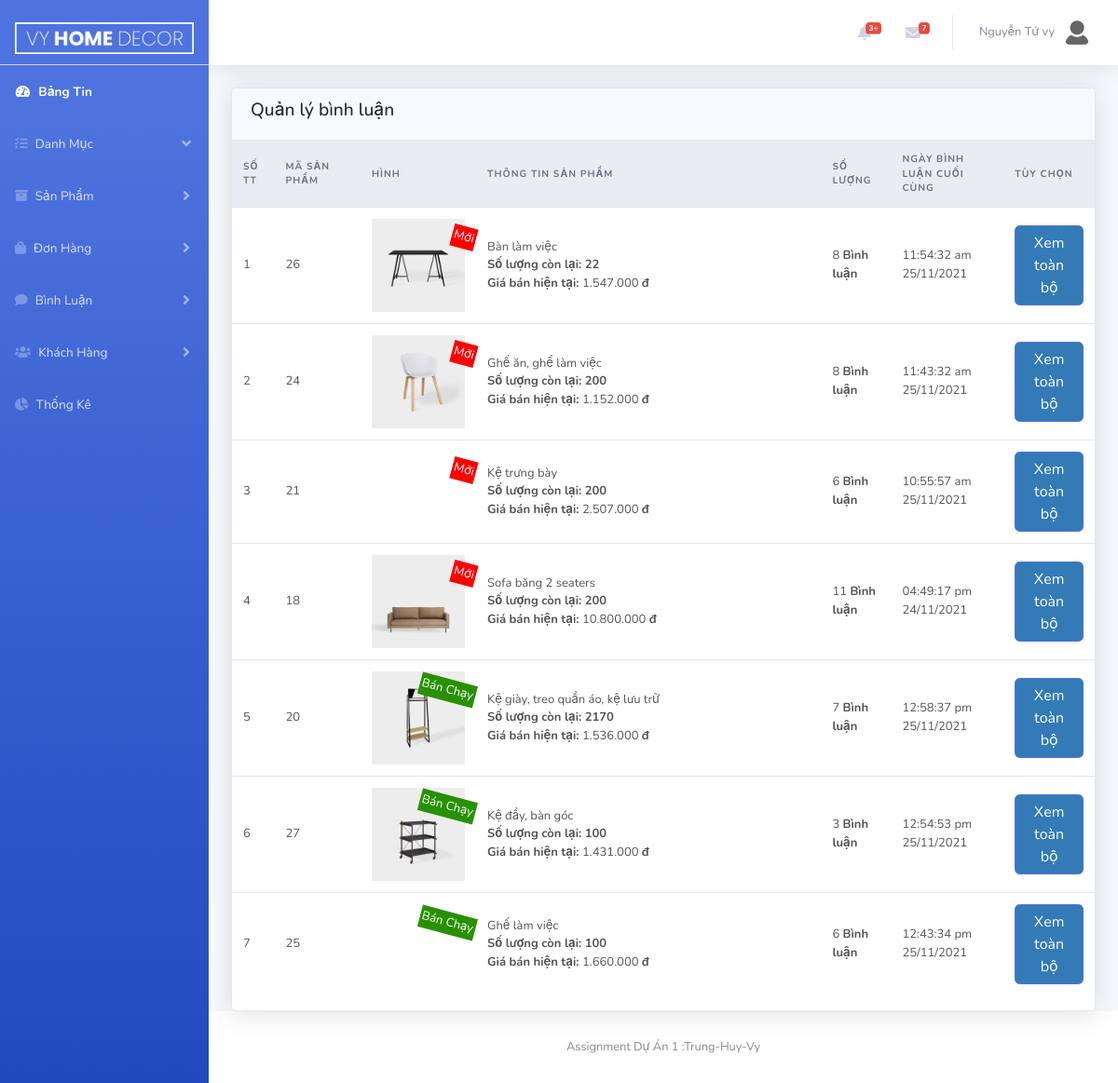
The app's page /Admin/index.php?act=comment&list_statistics (signed in), older data.
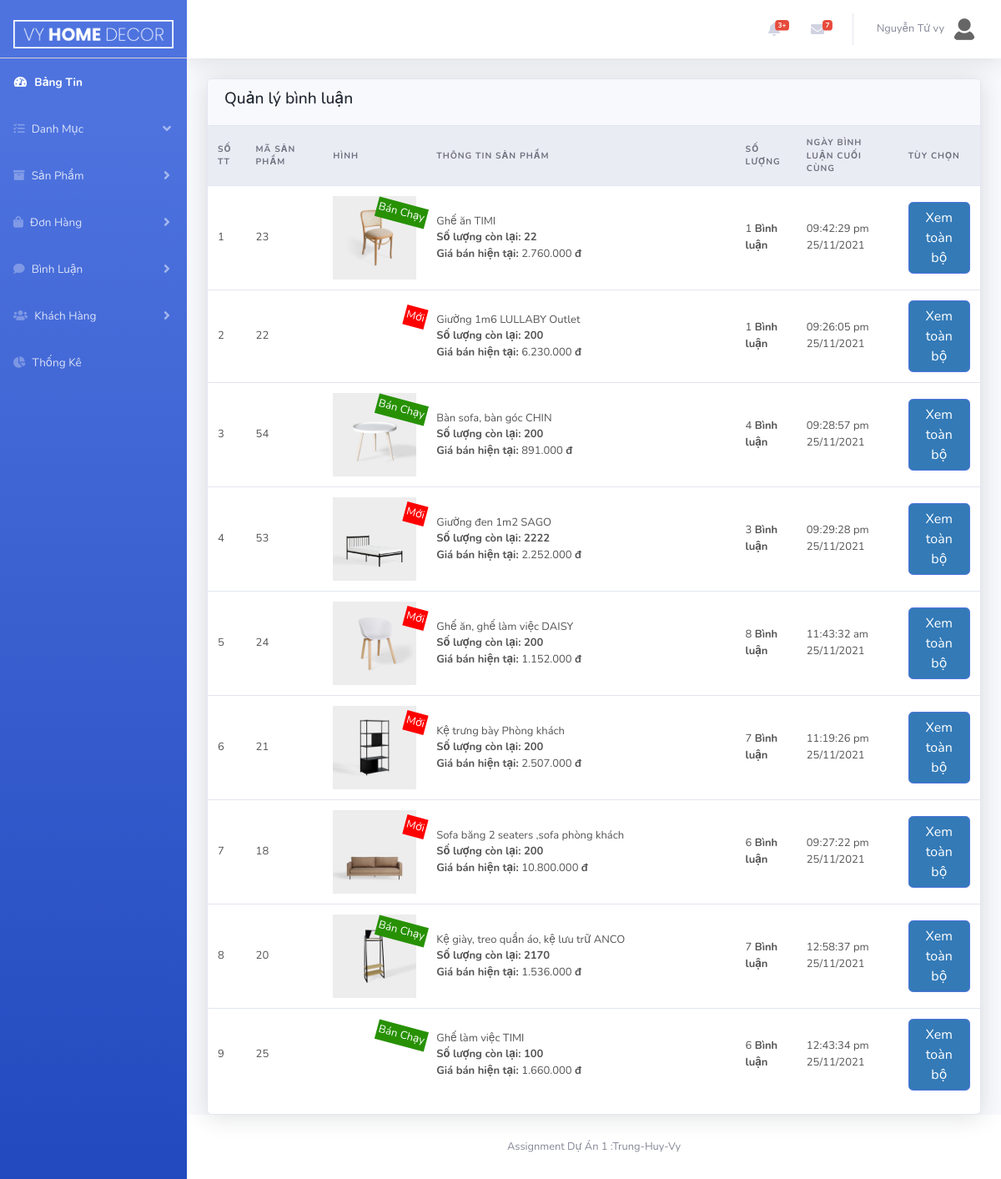
The same page, newer data.
### tables this page shows
CREATE TABLE `tbl_product` (
  `prodId` int(10) NOT NULL,
  `prodName` varchar(255) NOT NULL,
  `prodDesc` text NOT NULL,
  `quantity` int(10) NOT NULL,
  `price` float NOT NULL,
  `image` text NOT NULL,
  `imageSmall` text NOT NULL,
  `dateInput` date NOT NULL,
  `view` int(10) NOT NULL,
  `type` int(10) NOT NULL,
  `cateChildId` int(10) NOT NULL,
  `cateId` int(10) NOT NULL,
  `discount` float DEFAULT NULL
);

### model/pdo.php (called while the page is built, shortened)
<?php
function pdo_get_connection()
{   $servername="localhost";
    $username='root';
    $password='';
    try{
        $dburl="mysql:host=$servername;dbname=vyhomedecor; charset=utf8";
        $conn = new PDO($dburl,$username,$password);
        $conn->setAttribute(PDO::ATTR_ERRMODE,PDO::ERRMODE_EXCEPTION);
        return $conn;
        }
        catch(PDOException $e){
            return "lỗi kết nối :". $e->getMessage();
        }
}
function pdo_query($sql){
    $sql_args = array_slice(func_get_args(),1);
    try{
        $conn =pdo_get_connection();
        $stmt =$conn->prepare($sql);
        $stmt -> execute($sql_args);
        $row =$stmt->fetchAll();
        return $row;
    }catch(PDOException $e){
        throw $e;
    }
    finally{
        unset($conn);
    }
}
?>

### model/comment.php (called while the page is built, shortened)
<?php
    function statistical_comments_product(){
        $sql = "SELECT tbl_product.prodName as prodName,tbl_product.prodId as prodId, tbl_product.type as type,tbl_product.quantity as quantity, tbl_product.price as price, tbl_product.image as image, max(tbl_comment.date) as lastDate, count(tbl_comment.commId) as countComm";
        $sql.=" from tbl_comment left join tbl_product on tbl_product.prodId=tbl_comment.prodId";
        $sql.=" group by tbl_product.prodId order by commId desc";
        $list_comments_product = pdo_query($sql);
        return $list_comments_product;
    }
?>

### Admin/comment/list.php (the view, shortened to what this page needs)
<div class="row">
    <div class="col-xl-12">
        <div class="card">
            <div class="card-header border-0">
                <div class="row align-items-center">
                    <div class="col ">
                    <h4 class="page-header-title">
                        Quản lý bình luận
                    </h4>
                    </div>
                </div>
            </div>
            <div class="table-responsive">
                <form action="" method="post">
                    <table class="table align-items-center table-flush">
                        <thead class="thead-light">
                            <tr>
                                <th>Số TT</th>
                                <th width="10%">Mã Sản Phẩm</th>
                                <th width="10%">Hình</th>
                                <th width="40%">Thông Tin Sản Phẩm</th>
                                <th>Số Lượng</th>
                                <th>Ngày Bình luận Cuối cùng</th>
                                <th>Tùy chọn</th>
                            </tr>
                        </thead>
                        <tbody>
                            <?php
                                $i = 1;
                                foreach ($list_comments_product as $value) {
                                    extract($value);
                            ?>
                            <tr>
                                <td><?=$i?></td>
                                <td><?=$prodId?></td>
                                <td class="sup_parent"><img width="100" src="<?= BASE_URL ?>uploads/<?= $image ?>" alt="">
                                    <?php
                                        if ($type == 0) {
                                            echo ' <span class=" sup_new sup_title rotate-15">Mới</span>';
                                        } else if ($type == 1) {
                                            echo ' <span class=" sup_nomal sup_title rotate-15">Thường</span>';
                                        } else {
                                            echo ' <span class="sup_bestsale  sup_title rotate-15">Bán Chạy</span>';
                                        }
                                    ?>
                                </td>
                                <td class="text-left" ><?=$prodName?>
                                    <br>
                                    <b>Số lượng còn lại: <?=$quantity?></b>
                                    <br>
                                    <b>Giá bán hiện tại: </b><?= number_format($price, 0, ',', '.') ?> <b>đ</b>
                                </td>
                                <td>
                                    <?=$countComm?> <b>Bình luận</b>
                                </td>
                                <td>
                                    <?=$lastDate?>
                                </td>
                                <td><a class="btn btn-primary" href="index.php?act=comment&comment_detail=<?=$prodId?>">Xem toàn bộ</a>
                                </td>
                            </tr>
                            <?php $i++; } ?>
                        </tbody>
                    </table>
                </form>
            </div>
        </div>
    </div>
</div>

Row changes from the older to the newer data that the page shows:
no longer on this page (row edited): tbl_product: prodId "26", image (picture), type "Mới", prodName "Bàn làm việc", quantity "22", price "1.547.000", countComm "8", lastDate "11:54:32 am 25/11/2021"
removed tbl_product: prodId "27", image (picture), type "Bán Chạy", prodName "Kệ đẩy, bàn góc", quantity "100", price "1.431.000", countComm "3", lastDate "12:54:53 pm 25/11/2021"
now on this page (row edited): tbl_product: prodId "23", image (picture), type "Bán Chạy", prodName "Ghế ăn TIMI", quantity "22", price "2.760.000", countComm "1", lastDate "09:42:29 pm 25/11/2021"
now on this page (row edited): tbl_product: prodId "22", type "Mới", prodName "Giường 1m6 LULLABY Outlet", quantity "200", price "6.230.000", countComm "1", lastDate "09:26:05 pm 25/11/2021"
added tbl_product: prodId "54", image (picture), type "Bán Chạy", prodName "Bàn sofa, bàn góc CHIN", quantity "200", price "891.000", countComm "4", lastDate "09:28:57 pm 25/11/2021"
added tbl_product: prodId "53", image (picture), type "Mới", prodName "Giường đen 1m2 SAGO", quantity "2222", price "2.252.000", countComm "3", lastDate "09:29:28 pm 25/11/2021"
changed tbl_product id 24: prodName "Ghế ăn, ghế làm việc" → "Ghế ăn, ghế làm việc DAISY"
changed tbl_product id 21: image: picture added; prodName "Kệ trưng bày" → "Kệ trưng bày Phòng khách"; countComm "6" → "7"; lastDate "10:55:57 am 25/11/2021" → "11:19:26 pm 25/11/2021"
changed tbl_product id 18: prodName "Sofa băng 2 seaters" → "Sofa băng 2 seaters ,sofa phòng khách"; countComm "11" → "6"; lastDate "04:49:17 pm 24/11/2021" → "09:27:22 pm 25/11/2021"
changed tbl_product id 20: prodName "Kệ giày, treo quần áo, kệ lưu trữ" → "Kệ giày, treo quần áo, kệ lưu trữ ANCO"
changed tbl_product id 25: prodName "Ghế làm việc" → "Ghế làm việc TIMI"
